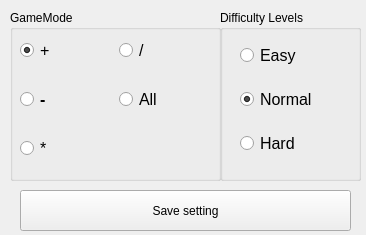
<?xml version="1.0" encoding="UTF-8"?>
<ui version="4.0">
 <class>Form</class>
 <widget class="QWidget" name="Form">
  <property name="geometry">
   <rect>
    <x>0</x>
    <y>0</y>
    <width>366</width>
    <height>235</height>
   </rect>
  </property>
  <property name="windowTitle">
   <string>Form</string>
  </property>
  <widget class="QGroupBox" name="groupBox">
   <property name="geometry">
    <rect>
     <x>10</x>
     <y>10</y>
     <width>211</width>
     <height>171</height>
    </rect>
   </property>
   <property name="title">
    <string>GameMode</string>
   </property>
   <widget class="QWidget" name="gridLayoutWidget">
    <property name="geometry">
     <rect>
      <x>10</x>
      <y>10</y>
      <width>191</width>
      <height>161</height>
     </rect>
    </property>
    <layout class="QGridLayout" name="gridLayout">
     <item row="2" column="0">
      <widget class="QRadioButton" name="multiplyButton">
       <property name="font">
        <font>
         <pointsize>12</pointsize>
        </font>
       </property>
       <property name="text">
        <string>*</string>
       </property>
       <property name="checkable">
        <bool>true</bool>
       </property>
      </widget>
     </item>
     <item row="1" column="0">
      <widget class="QRadioButton" name="minusButton">
       <property name="font">
        <font>
         <pointsize>12</pointsize>
         <weight>75</weight>
         <bold>true</bold>
         <underline>false</underline>
        </font>
       </property>
       <property name="text">
        <string>-</string>
       </property>
       <property name="checkable">
        <bool>true</bool>
       </property>
      </widget>
     </item>
     <item row="0" column="0">
      <widget class="QRadioButton" name="plusButton">
       <property name="font">
        <font>
         <pointsize>12</pointsize>
        </font>
       </property>
       <property name="text">
        <string>+</string>
       </property>
       <property name="checked">
        <bool>true</bool>
       </property>
      </widget>
     </item>
     <item row="1" column="1">
      <widget class="QRadioButton" name="allButton">
       <property name="font">
        <font>
         <pointsize>12</pointsize>
        </font>
       </property>
       <property name="text">
        <string>All</string>
       </property>
       <property name="checkable">
        <bool>true</bool>
       </property>
      </widget>
     </item>
     <item row="0" column="1">
      <widget class="QRadioButton" name="divideButton">
       <property name="font">
        <font>
         <pointsize>12</pointsize>
        </font>
       </property>
       <property name="text">
        <string>/</string>
       </property>
       <property name="checkable">
        <bool>true</bool>
       </property>
      </widget>
     </item>
    </layout>
   </widget>
  </widget>
  <widget class="QGroupBox" name="groupBox_2">
   <property name="geometry">
    <rect>
     <x>220</x>
     <y>10</y>
     <width>141</width>
     <height>171</height>
    </rect>
   </property>
   <property name="title">
    <string>Difficulty Levels </string>
   </property>
   <widget class="QWidget" name="gridLayoutWidget_2">
    <property name="geometry">
     <rect>
      <x>20</x>
      <y>20</y>
      <width>101</width>
      <height>141</height>
     </rect>
    </property>
    <layout class="QGridLayout" name="gridLayout_2">
     <item row="2" column="0">
      <widget class="QRadioButton" name="hardButton">
       <property name="font">
        <font>
         <pointsize>12</pointsize>
        </font>
       </property>
       <property name="text">
        <string>Hard</string>
       </property>
       <property name="checkable">
        <bool>true</bool>
       </property>
      </widget>
     </item>
     <item row="0" column="0">
      <widget class="QRadioButton" name="easyButton">
       <property name="font">
        <font>
         <pointsize>12</pointsize>
        </font>
       </property>
       <property name="text">
        <string>Easy</string>
       </property>
       <property name="checkable">
        <bool>true</bool>
       </property>
      </widget>
     </item>
     <item row="1" column="0">
      <widget class="QRadioButton" name="normalButton">
       <property name="font">
        <font>
         <pointsize>12</pointsize>
         <weight>50</weight>
         <bold>false</bold>
         <underline>false</underline>
        </font>
       </property>
       <property name="text">
        <string>Normal</string>
       </property>
       <property name="checkable">
        <bool>true</bool>
       </property>
       <property name="checked">
        <bool>true</bool>
       </property>
       <property name="autoExclusive">
        <bool>true</bool>
       </property>
      </widget>
     </item>
    </layout>
   </widget>
  </widget>
  <widget class="QPushButton" name="saveSettingButton">
   <property name="geometry">
    <rect>
     <x>20</x>
     <y>190</y>
     <width>331</width>
     <height>41</height>
    </rect>
   </property>
   <property name="text">
    <string>Save setting</string>
   </property>
  </widget>
 </widget>
 <resources/>
 <connections/>
</ui>
